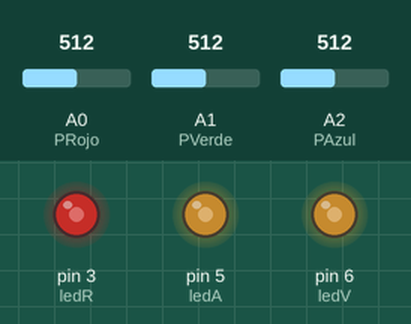
The sketch below on a simulated Arduino Uno, built with avr-gcc and run on an emulated ATmega328P. Parts: output pins drawn as LEDs (lit = HIGH). Inputs (shaded band) come from the test bench; at power-on: A0 (PRojo) = 512, A1 (PVerde) = 512, A2 (PAzul) = 512.

Above: at 1.2 s.
1.3 s: A0 (PRojo) set to 716
At 2.2 s:
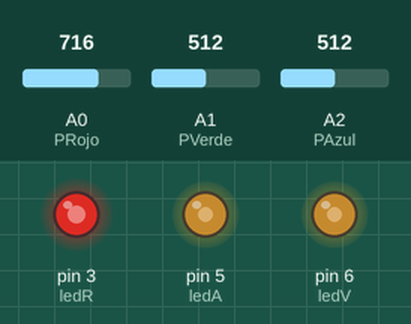
2.8 s: A1 (PVerde) set to 716
At 3.5 s:
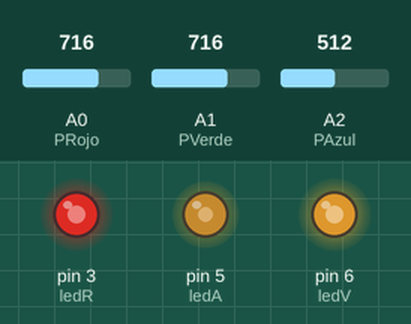
4.3 s: A2 (PAzul) set to 716
At 4.8 s:
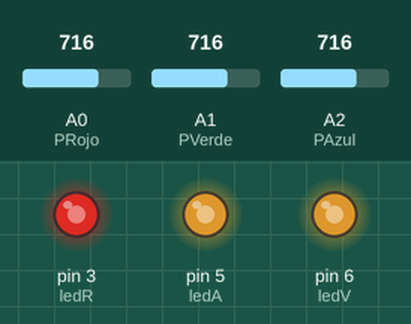
5.8 s: A0 (PRojo) set to 900
At 6.2 s:
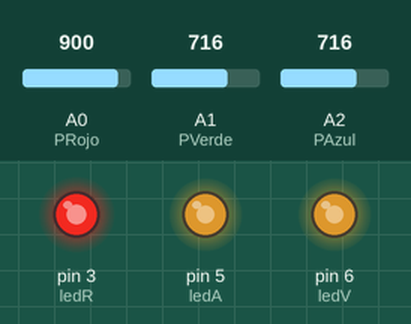
7.3 s: A1 (PVerde) set to 900
At 8.5 s:
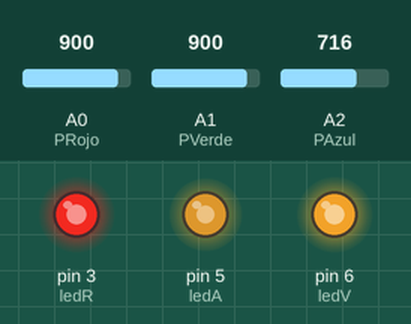
8.8 s: A2 (PAzul) set to 900
At 10.1 s:
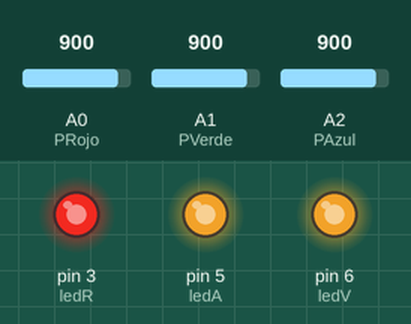
Timing chart, 0 to 11.3 s (numbered marks = the images above; inputs shaded):
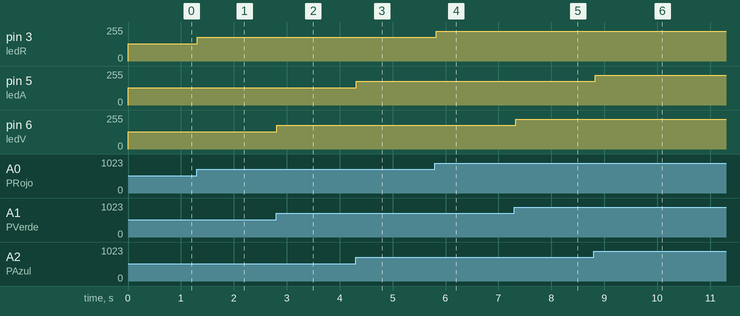

The sketch:

PotenciometroConLedRGB.ino
```cpp
const int PRojo = A0;   //Potenciometro que controla el color Rojo
const int PVerde = A1;  //Potenciometro que controla el color Verde
const int PAzul = A2;   //Potenciometro que controla el color Azul

int valorPRojo = 0; //Valor actual del potenciometro de color Rojo
int valorPVerde = 0;    //Valor actual del potenciometro de color Verde
int valorPAzul = 0; //Valor actual del potenciometro de color Azul

int ledR = 3;   //led rojo
int ledV = 6;   //led Verde
int ledA = 5;   //led Azul

void setup()
{
    pinMode(ledR, OUTPUT);
    pinMode(ledV, OUTPUT);
    pinMode(ledA, OUTPUT);
}

void loop()
{
    pRojo();
    pVerde();
    pAzul();
    colorActual();
    delay(100);
}

void pRojo(){
    valorPRojo = analogRead(PRojo)/4;
    //analogWrite(PRojo, valorPRojo);
}

void pVerde(){
    valorPVerde = analogRead(PVerde)/4;
    //analogWrite(PVerde, valorPVerde);
}

void pAzul(){
    valorPAzul = analogRead(PAzul)/4;
    //analogWrite(PAzul, valorPAzul);
}

void colorActual(){
    analogWrite(ledR, valorPRojo);
    analogWrite(ledV, valorPVerde);
    analogWrite(ledA, valorPAzul);
}
```

Measured:
- after the input at 1.3 s, pin 3 (ledR): 128/255 → 179/255 at once
- after the input at 2.8 s, pin 6 (ledV): 128/255 → 179/255 at once
- after the input at 4.3 s, pin 5 (ledA): 128/255 → 179/255 at once
- after the input at 5.8 s, pin 3 (ledR): 179/255 → 225/255 at once
- after the input at 7.3 s, pin 6 (ledV): 179/255 → 225/255 at once
- after the input at 8.8 s, pin 5 (ledA): 179/255 → 225/255 at once
